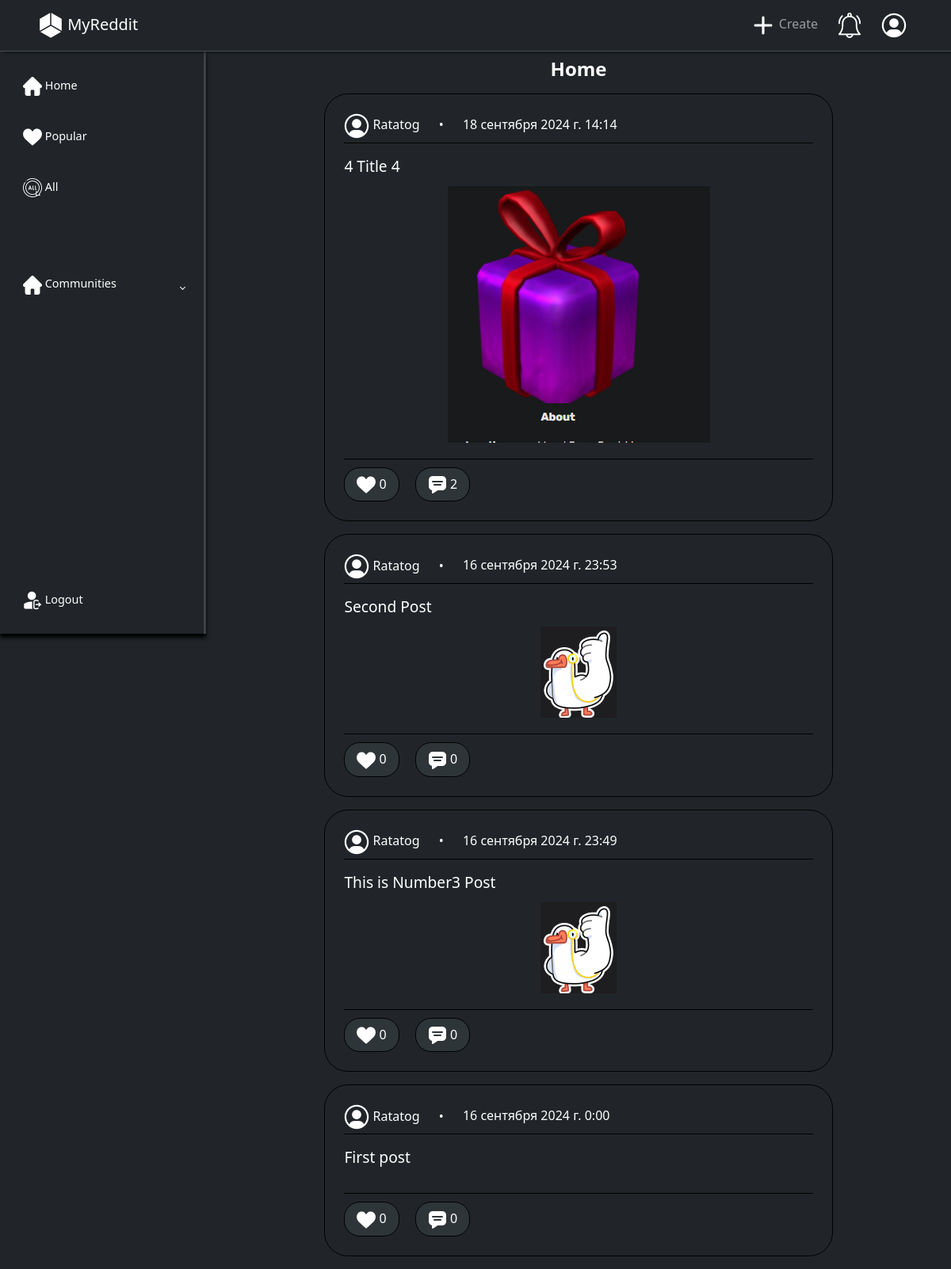
The page / (signed in) on the database its author committed.
### main/models.py (models this page shows)
class Post(models.Model):
    text = models.CharField(max_length=50, verbose_name='Текст')
    likes = models.ManyToManyField('users.User', blank=True, verbose_name='Лайки', related_name='plikes')
    group = models.ForeignKey("main.Group", on_delete=models.CASCADE, null=True, default=None, verbose_name='Группа', related_name='post')
    create_date = models.DateTimeField(auto_now_add=True, verbose_name='Дата создания', null=True)
    user = models.ForeignKey("users.User", on_delete=models.CASCADE, verbose_name='Пользователь', related_name='post')
    tags = models.CharField(max_length=300, verbose_name='Теги', null=True, default=None)
    class Meta:
        ordering = ['-create_date']
        indexes = [
            models.Index(fields=['text', 'group', '-create_date'])
        ]

class Image(models.Model):
    url = models.ImageField(upload_to="main/post/%Y/%m/%d/", blank=True, null=True, verbose_name='Фото')
    post = models.ForeignKey("main.Post", null=True, blank=True, on_delete=models.CASCADE, verbose_name='Картинка', related_name='img')

### users/models.py (models this page shows)
class User(AbstractUser):
    avatar = models.ImageField(upload_to="users/%Y/%m/%d/", blank=True, null=True, verbose_name='Фото', default=DEFAULT_USER_IMAGE)
    status = models.CharField(max_length=80, default=None, blank=True, null=True, verbose_name='Статус')
    groups = models.ManyToManyField('main.Group', blank=True, related_name='groups', verbose_name='Группы')
    likes = models.ManyToManyField('main.Post', blank=True, related_name='liked', verbose_name='Лайки')

### main/views.py (the view)
# urls.py: path('', views.Home.as_view(), name='home'),
class Home(LoginMixn, ListView):
    template_name = 'main/home.html'
    context_object_name = 'posts'
    extra_context = {'title': 'Home'}
    def get_queryset(self):
        return Post.objects.all()

### main/templates/main/home.html
{% extends "base.html" %}
{% block content %}
{% if title %}
<h1 class='text-center mt-2'>{{ title }}</h1>
{% endif %}
{% if posts %}
{% for post in posts %}
{% include "main/includes/post.html" %}
{% endfor %}
{% else %}
<h1>Постов не найдено</h1>
{% endif %}
{% endblock content %}

### main/templates/main/includes/post.html (shortened to what this page needs)
{% load static %}
<div class="border border-black p-4 my-3 text-white post">
    <a href="{% url "post" post.pk %}">
    <div class="post-header">
        <img src="{{ post.user.avatar.url }}">
        <span class='post-username'>{{post.user.username}}</span>
        <span class='post-date'>{{post.create_date}}</span>
    </div>
    <div class="post-main">
        <span>{{post.text}}</span>
        <div class="post-images">
            {% if post.img.exists %}
            <img src="{{ post.img.first.url.url }}">
            {% endif %}
        </div>
    </div>
    <div class="post-footer">
        <div class="likes">
            <form action="{% url "like_post" post.pk %}", method='POST'>
                <button type='submit', class='btn_like'>
                    <img src="{% static "images/like.png" %}">
                    <span>{{post.likes.count}}</span>
                </button>
            </form>
        </div>
        <div class="commenting">
            <a href="{% url "post" post.pk %}">
                <img src="{% static "images/comment.png" %}">
                <span>{{post.cpost.count}}</span>
            </a>
        </div>
    </div>
    </a>
</div>

### main/static/css/style.css (style rules this page uses)
a { text-decoration: none; }
h1 { font-weight: 600; font-size: 1.5rem; }
.post { margin: auto; width: 70%; border-radius: 30px; }
.post-header { border-bottom: 1px black solid; margin-bottom: 5px; padding-bottom: 5px; }
.post-header img { width: 32px; }
.post-username { margin-right: 20px; }
.post-username::after { content: ' •'; margin-left: 20px; }
.post-main { display: flex; flex-direction: column; }
.post-main span { font-size: 120%; margin: 10px 0; }
.post-images { margin: auto; }
.post-main { border-bottom: 1px solid black; padding-bottom: 20px; margin-bottom: 10px; }
.post-footer { display: flex; }
.btn_like , .commenting { margin-right: 20px; background-color: #2e3538; padding: 8px 15px; border-radius: 20px; border: 1px solid black; color: white; }
a { color: white; }

### rows shown on the page
Post: user.avatar (placeholder picture), user.username "Ratatog", create_date "18 сентября 2024 г. 14:14", text "4 Title 4", img.first (picture), likes.count "0", cpost.count "2"
Post: user.avatar (placeholder picture), user.username "Ratatog", create_date "16 сентября 2024 г. 23:53", text "Second Post", img.first (picture), likes.count "0", cpost.count "0"
Post: user.avatar (placeholder picture), user.username "Ratatog", create_date "16 сентября 2024 г. 23:49", text "This is Number3 Post", img.first (picture), likes.count "0", cpost.count "0"
Post: user.avatar (placeholder picture), user.username "Ratatog", create_date "16 сентября 2024 г. 0:00", text "First post", likes.count "0", cpost.count "0"

### other values the page prints
{{ title }} "Home"
